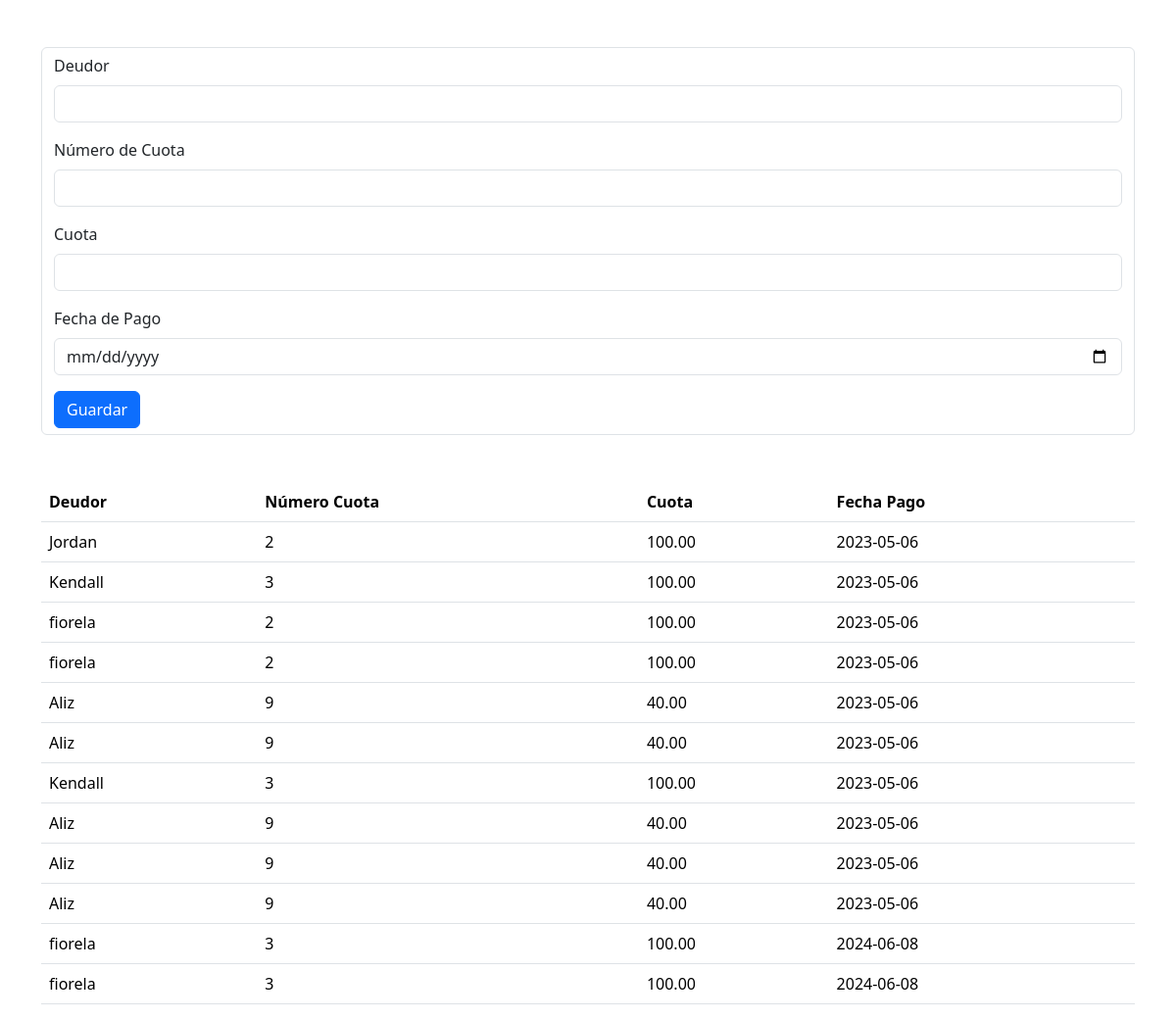
Screenshot of /lab/index.php with the database file from the repository.
### tables this page shows
CREATE TABLE IF NOT EXISTS `pagos` (
  `id` bigint unsigned NOT NULL AUTO_INCREMENT,
  `deudor` varchar(10) DEFAULT NULL,
  `numero_cuota` int DEFAULT NULL,
  `cuota` decimal(10,2) DEFAULT NULL,
  `fecha_pago` date DEFAULT NULL,
  PRIMARY KEY (`id`),
  UNIQUE KEY `id` (`id`)
);

### lab/db.php (called while the page is built, shortened)
<?php
function getPagos() {
    $db = new PDO('mysql:host=localhost;dbname=bdpagos;charset=utf8', 'root', '1234');
    $sentencia = $db->prepare('SELECT * FROM pagos');
    $sentencia->execute();
    $pagos = $sentencia->fetchAll(PDO::FETCH_OBJ);
    return $pagos;
}
?>

### lab/index.php (the view, shortened to what this page needs)
<!DOCTYPE html>
<html lang="en">
<head>
    <link href="https://cdn.jsdelivr.net/npm/bootstrap@5.3.3/dist/css/bootstrap.min.css" rel="stylesheet">
</head>
<body>
<div class="container mt-5">
    <form action="index.php" method="POST" class="form-control">
        <div class="mb-3">
            <label for="deudor" class="form-label">Deudor</label>
            <input type="text" name="deudor" id="deudor" class="form-control" required>
        </div>
        <div class="mb-3">
            <label for="NumeroC" class="form-label">Número de Cuota</label>
            <input type="text" name="NumeroC" id="NumeroC" class="form-control" required>
        </div>
        <div class="mb-3">
            <label for="cuota" class="form-label">Cuota</label>
            <input type="text" name="cuota" id="cuota" class="form-control" required>
        </div>
        <div class="mb-3">
            <label for="FechaP" class="form-label">Fecha de Pago</label>
            <input type="date" name="FechaP" id="FechaP" class="form-control" required>
        </div>
        <button type="submit" class="btn btn-primary">Guardar</button>
    </form>
    <?php
    require_once 'db.php';
    function entablarPagos() {
        $pagos = getPagos();
        echo '<table class="table mt-5">';
        echo '<thead><tr><th>Deudor</th><th>Número Cuota</th><th>Cuota</th><th>Fecha Pago</th></tr></thead>';
        echo '<tbody>';
        foreach ($pagos as $fila) {
            echo '<tr>';
            echo '<td>'.$fila->deudor.'</td>';
            echo '<td>'.$fila->numero_cuota.'</td>';
            echo '<td>'.$fila->cuota.'</td>';
            echo '<td>'.$fila->fecha_pago.'</td>';
            echo '</tr>';
        }
        echo '</tbody>';
        echo '</table>';
    }
    entablarPagos();
    ?>
</div>
</body>
</html>

### rows the page displays
pagos: deudor "Jordan", numero_cuota "2", cuota "100.00", fecha_pago "2023-05-06"
pagos: deudor "Kendall", numero_cuota "3", cuota "100.00", fecha_pago "2023-05-06"
pagos: deudor "fiorela", numero_cuota "2", cuota "100.00", fecha_pago "2023-05-06"
pagos: deudor "fiorela", numero_cuota "2", cuota "100.00", fecha_pago "2023-05-06"
pagos: deudor "Aliz", numero_cuota "9", cuota "40.00", fecha_pago "2023-05-06"
pagos: deudor "Aliz", numero_cuota "9", cuota "40.00", fecha_pago "2023-05-06"
pagos: deudor "Kendall", numero_cuota "3", cuota "100.00", fecha_pago "2023-05-06"
pagos: deudor "Aliz", numero_cuota "9", cuota "40.00", fecha_pago "2023-05-06"
pagos: deudor "Aliz", numero_cuota "9", cuota "40.00", fecha_pago "2023-05-06"
pagos: deudor "Aliz", numero_cuota "9", cuota "40.00", fecha_pago "2023-05-06"
pagos: deudor "fiorela", numero_cuota "3", cuota "100.00", fecha_pago "2024-06-08"
pagos: deudor "fiorela", numero_cuota "3", cuota "100.00", fecha_pago "2024-06-08"
